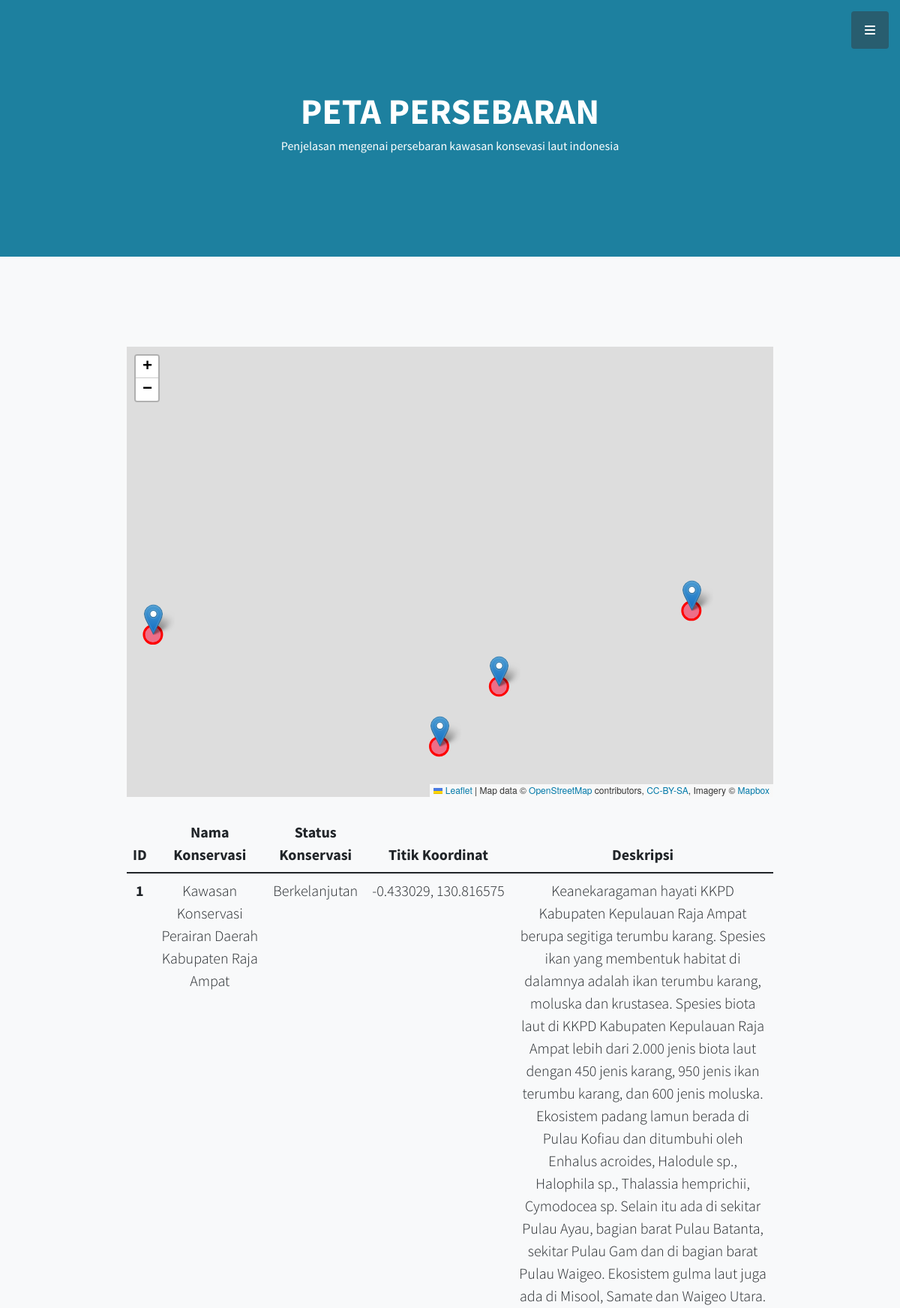
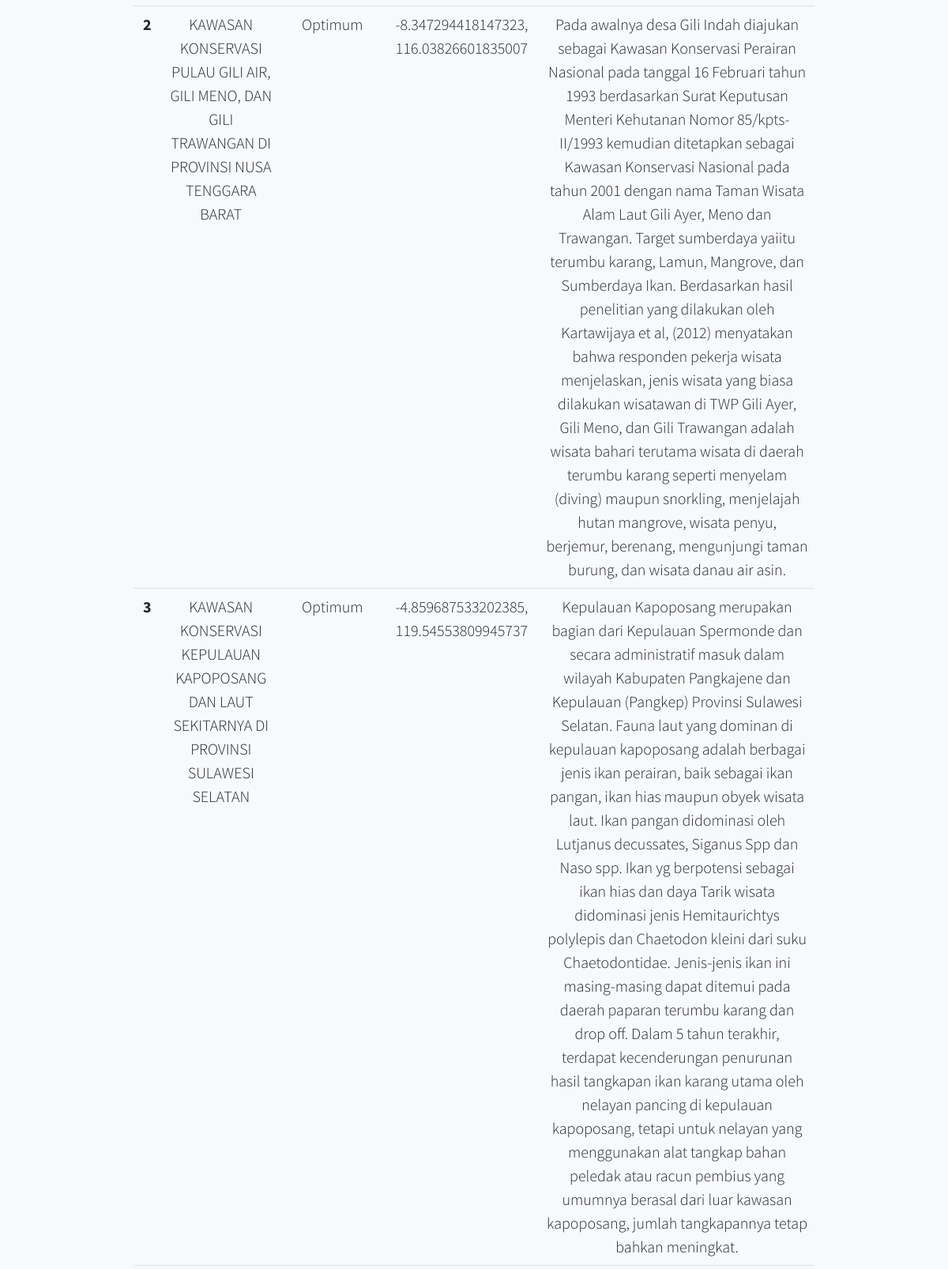
The app's page /Pesebaran.php (upper part) with its own data (2 pictures, top to bottom).
### tables this page shows
CREATE TABLE `konser` (
  `id` int(11) NOT NULL,
  `Nama_Konservasi` varchar(300) NOT NULL,
  `Status_Konservasi` varchar(300) NOT NULL,
  `Titik_Koordinat` varchar(300) NOT NULL,
  `Deskripsi` varchar(3000) NOT NULL
);

### Pesebaran.php (the view, shortened to what this page needs)
    <?php
    include("koneksi.php");
    $query = "select * from konser";
    $result = mysqli_query($koneksi, $query);
?>
<!DOCTYPE html>
<html lang="en">
    <head>
        <link href="https://cdnjs.cloudflare.com/ajax/libs/simple-line-icons/2.5.5/css/simple-line-icons.min.css" rel="stylesheet" />
        <link rel="stylesheet" href="https://unpkg.com/leaflet@1.9.3/dist/leaflet.css"/>
        <link rel="stylesheet" href="css/styles.css?v= <?php echo time(); ?>" type="text/css">
    </head>
    <body id="page-top">
        <a class="menu-toggle rounded" href="#"><i class="fas fa-bars"></i></a>
        <section class="content-section bg-primary text-white text-center">
            <div class="container px-4 px-lg-5">
                <div class="content-section-heading">
                    <h2 class="mb-1">PETA PERSEBARAN</h2>
                    <p>Penjelasan mengenai persebaran kawasan konsevasi laut indonesia</p>
                </div>
            </div>
        </section>
        <section class="content-section bg-light" id="about">
            <div class="container px-4 px-lg-5 text-center">
                <div class="row gx-4 gx-lg-5 justify-content-center">
                    <div class="col-lg-10">
                        <div id= "map" style = "width: 100%; height: 600px;"></div>
                        <table class="table table-hover lead mb-5 text-center" style="width:100%"><br>
                        <thead>
                            <tr>
                                <th style="text-align:center">ID</th>
                                <th style="text-align:center">Nama Konservasi</th>
                                <th style="text-align:center">Status Konservasi</th>
                                <th style="text-align:center">Titik Koordinat</th>
                                <th style="text-align:center">Deskripsi</th>
                            </tr>
                        </thead>
                        <tbody>
                        <?php
                        $i = 1;
                        if(mysqli_num_rows($result) > 0){
                            while($row = mysqli_fetch_assoc($result)){
                        ?>
                            <tr >
                                <th style="text-align:center" scope="row"><?php echo $i; $i++; ?></th>
                                <td style="text-align:center"><?php echo $row["Nama_Konservasi"]; ?></td>
                                <td style="text-align:center"><?php echo $row["Status_Konservasi"]; ?></td>
                                <td style="text-align:center"><?php echo $row["Titik_Koordinat"]; ?></td>
                                <td style="text-align:center"><?php echo $row["Deskripsi"]; ?></td>
                            </tr>
                        <?php
                        }
                                }
                        ?>
                        </tbody>
                        </table>
                    </div>
                </div>
            </div>
        </section>
    </body>
</html>

### records on screen
konser: Nama_Konservasi "Kawasan Konservasi Perairan Daerah Kabupaten Raja Ampat", Status_Konservasi "Berkelanjutan", Titik_Koordinat "-0.433029, 130.816575", Deskripsi "Keanekaragaman hayati KKPD Kabupaten Kepulauan Raja Ampat berupa segitiga terumbu karang. Spesies ikan yang membentuk habitat di dalamnya adalah ikan terumbu karang, moluska dan krustasea. Spesies biota laut di KKPD Kabupaten Kepulauan Raja Ampat lebih dari 2.000 jenis biota laut dengan 450 jenis karang, 950 jenis ikan terumbu karang, dan 600 jenis moluska. Ekosistem padang lamun berada di Pulau Kofiau dan ditumbuhi oleh Enhalus acroides, Halodule sp., Halophila sp., Thalassia hemprichii, Cymodocea sp. Selain itu ada di sekitar Pulau Ayau, bagian barat Pulau Batanta, sekitar Pulau Gam dan di bagian barat Pulau Waigeo. Ekosistem gulma laut juga ada di Misool, Samate dan Waigeo Utara."
konser: Nama_Konservasi "KAWASAN KONSERVASI PULAU GILI AIR, GILI MENO, DAN GILI TRAWANGAN DI PROVINSI NUSA TENGGARA BARAT", Status_Konservasi "Optimum", Titik_Koordinat "-8.347294418147323, 116.03826601835007", Deskripsi "Pada awalnya desa Gili Indah diajukan sebagai Kawasan Konservasi Perairan Nasional pada tanggal 16 Februari tahun 1993 berdasarkan Surat Keputusan Menteri Kehutanan Nomor 85/kpts-II/1993 kemudian ditetapkan sebagai Kawasan Konservasi Nasional pada tahun 2001 dengan nama Taman Wisata Alam Laut Gili Ayer, Meno dan Trawangan. Target sumberdaya yaiitu terumbu karang, Lamun, Mangrove, dan Sumberdaya Ikan. Berdasarkan hasil penelitian yang dilakukan oleh Kartawijaya et al, (2012) menyatakan bahwa responden pekerja wisata menjelaskan, jenis wisata yang biasa dilakukan wisatawan di TWP Gili Ayer, Gili Meno, dan Gili Trawangan adalah wisata bahari terutama wisata di daerah terumbu karang seperti…"
konser: Nama_Konservasi "KAWASAN KONSERVASI KEPULAUAN KAPOPOSANG DAN LAUT SEKITARNYA DI PROVINSI SULAWESI SELATAN", Status_Konservasi "Optimum", Titik_Koordinat "-4.859687533202385, 119.54553809945737", Deskripsi "Kepulauan Kapoposang merupakan bagian dari Kepulauan Spermonde dan secara administratif masuk dalam wilayah Kabupaten Pangkajene dan Kepulauan (Pangkep) Provinsi Sulawesi Selatan. Fauna laut yang dominan di kepulauan kapoposang adalah berbagai jenis ikan perairan, baik sebagai ikan pangan, ikan hias maupun obyek wisata laut. Ikan pangan didominasi oleh Lutjanus decussates, Siganus Spp dan Naso spp. Ikan yg berpotensi sebagai ikan hias dan daya Tarik wisata didominasi jenis Hemitaurichtys polylepis dan Chaetodon kleini dari suku Chaetodontidae. Jenis-jenis ikan ini masing-masing dapat ditemui pada daerah paparan terumbu karang dan drop off. Dalam 5 tahun terakhir, terdapat kecenderungan…"
